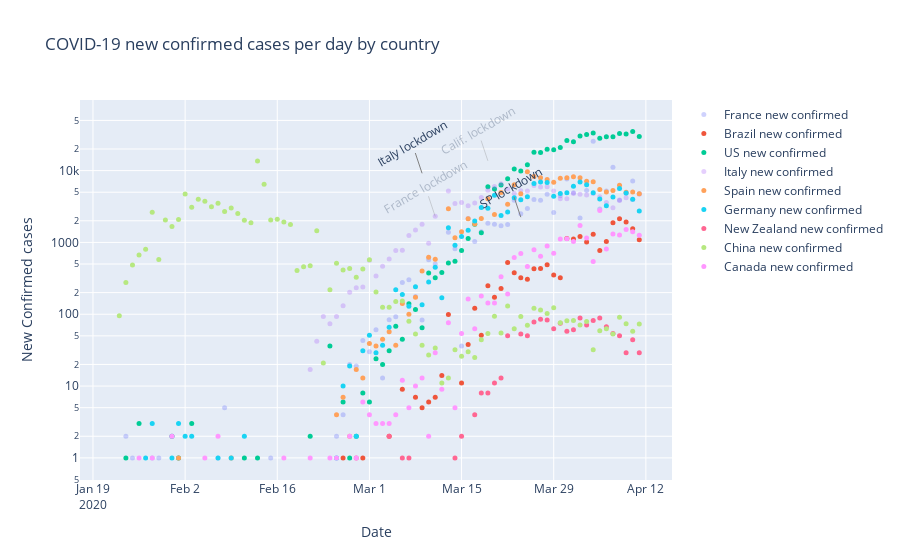

Notebook source saved alongside this figure:
### Code cell
fignc = go.Figure(series)
fignc.update_layout(title_text='COVID-19 new confirmed cases per day by country')
fignc.update_xaxes(title_text='Date')
fignc.update_yaxes(title_text='New Confirmed cases', type='log')
fignc.add_annotation(
        x='2020-03-24',
        y=math.log(2247,10), xref="x", yref="y",
        text="SP lockdown", textangle = 330, showarrow=True, arrowcolor='grey')
fignc.add_annotation(
        x='2020-03-09',
        y=math.log(9172,10), xref="x", yref="y",
        text="Italy lockdown", textangle = 330, showarrow=True, arrowcolor='grey')
fignc.add_annotation(
        x='2020-03-11',
        y=math.log(2293,10), xref="x", yref="y",
        text="France lockdown", textangle = 330, showarrow=True, arrowcolor='grey', opacity=0.3)
fignc.add_annotation(
        x='2020-03-19',
        y=math.log(13677,10), xref="x", yref="y",
        text="Calif. lockdown", textangle = 330, showarrow=True, arrowcolor='grey', opacity=0.3)
#py.iplot(fignc, file='covid-19.html', auto_open=False)
fignc.show()
